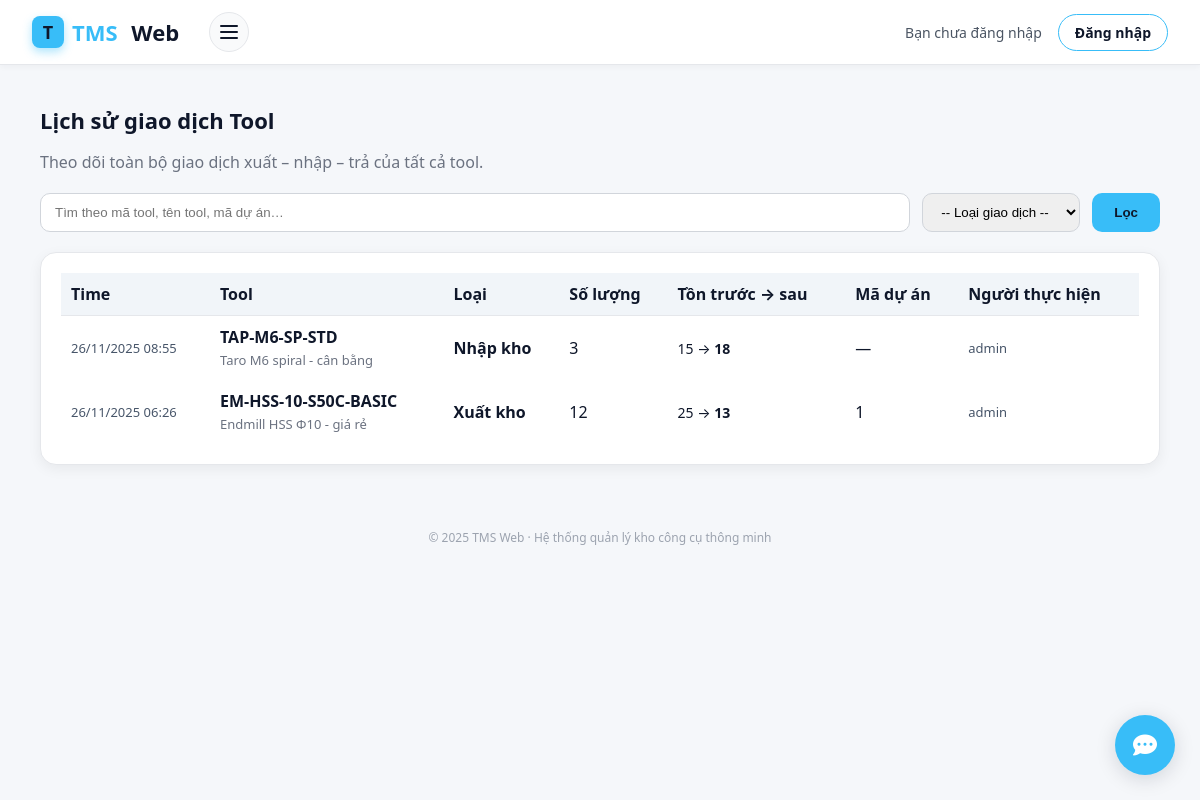
/tool-muontra/history/, run on an earlier commit of the app's database.
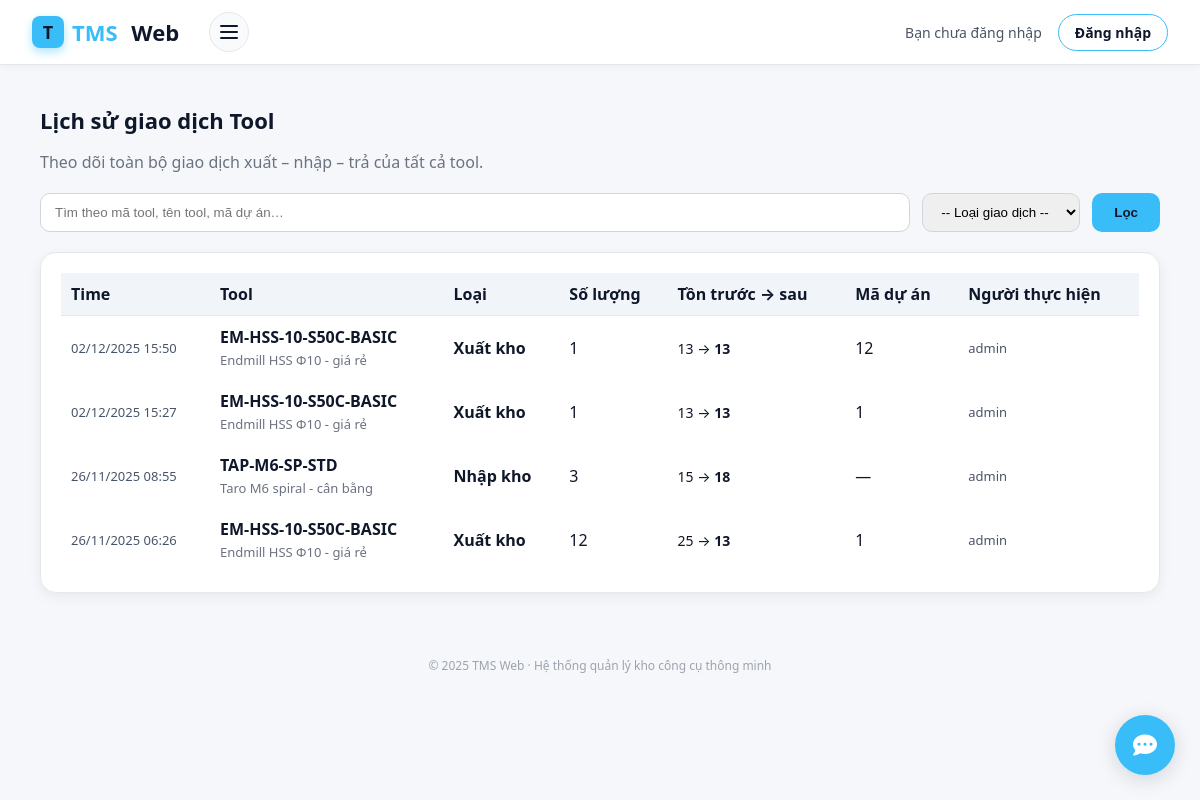
And on a later commit of the database.
### tool_muontra/models.py (models this page shows, shortened)
class ToolTransaction(models.Model):
    EXPORT = "EXPORT"    # Xuất kho (mượn / lấy tool ra)
    IMPORT = "IMPORT"    # Nhập kho (mua mới / bổ sung)
    RETURN = "RETURN"    # Trả lại kho (bỏ tool vào lại)
    LOAI_CHOICES = [
        (EXPORT, "Xuất kho"),
        (IMPORT, "Nhập kho"),
        (RETURN, "Trả lại kho"),
    ]
    TRANG_THAI_CHOICES = [
        ("PENDING", "Đang chờ tủ xử lý"),
        ("SUCCESS", "Thành công"),
        ("FAILED", "Thất bại"),
    ]
    loai = models.CharField(max_length=20, choices=LOAI_CHOICES)
    tool = models.ForeignKey(
        Tool,
        on_delete=models.CASCADE,
        related_name="transactions",
    )
    so_luong = models.PositiveIntegerField()
    ton_truoc = models.PositiveIntegerField()
    ton_sau = models.PositiveIntegerField()
    ma_du_an = models.CharField(max_length=100, blank=True)
    ghi_chu = models.TextField(blank=True)
    nguoi_thuc_hien = models.ForeignKey(
        User,
        null=True,
        on_delete=models.SET_NULL,
        related_name="tool_transactions",
    )
    created_at = models.DateTimeField(auto_now_add=True)
    trang_thai = models.CharField(
        max_length=20,
        choices=TRANG_THAI_CHOICES,
        default="PENDING",
    )
    ly_do_fail = models.CharField(
        max_length=255,
        blank=True,
        default="",
        help_text="Lý do giao dịch thất bại do tủ gửi về.",
    )
    tx_id = models.BigIntegerField(
        null=True,
        blank=True,
        db_index=True,
        help_text="ID giao dịch để map giữa Django và ESP32.",
    )

### tool/models.py (models this page shows, shortened)
class Tool(models.Model):
    LOAI_GIA_CONG_CHOICES = [
        ("DRILL", "Khoan"),
        ("MILL", "Phay"),
        ("TAP", "Taro"),
        ("REAM", "Doa"),
        ("TURN", "Tiện"),
    ]
    NHOM_VL_CHOICES = [
        ("P", "Thép (ISO P)"),
        ("M", "Thép không gỉ (ISO M)"),
        ("K", "Gang (ISO K)"),
        ("N", "Nhôm/kim loại màu (ISO N)"),
        ("S", "Hợp kim chịu nhiệt (ISO S)"),
        ("H", "Thép đã tôi (ISO H)"),
    ]
    ten_tool = models.CharField(
        max_length=200,
        verbose_name="Tên tool"
    )
    ma_tool = models.CharField(
        max_length=50,
        unique=True,
        verbose_name="Mã tool"
    )
    nhom_tool = models.CharField(
        max_length=100,
        verbose_name="Nhóm tool",
        help_text="VD: Mũi khoan, Dao phay, Mũi taro…"
    )
    dong_tool = models.CharField(
        max_length=100,
        blank=True,
        verbose_name="Dòng tool",
        help_text="VD: Drill, Endmill, Tap…"
    )
    nha_san_xuat = models.CharField(
        max_length=100,
        blank=True,
        verbose_name="Nhà sản xuất"
    )
    ma_nha_sx = models.CharField(
        max_length=100,
        blank=True,
        verbose_name="Mã nhà sản xuất"
    )
    tieu_chuan = models.CharField(
        max_length=100,
        blank=True,
        verbose_name="Tiêu chuẩn"
    )
    model = models.CharField(
        max_length=100,
        blank=True,
        verbose_name="Model"
    )
    vat_lieu_phu_hop = models.CharField(
        max_length=200,
        blank=True,
        verbose_name="Vật liệu gia công phù hợp",
        help_text="VD: C45, S50C, SUS304…"
    )
    ghi_chu = models.TextField(
        blank=True,
        verbose_name="Ghi chú thêm"
    )
    duong_kinh = models.DecimalField(
        max_digits=6,
        decimal_places=2,
        null=True,
        blank=True,
        verbose_name="Đường kính làm việc (mm)"
    )
    chieu_dai_lam_viec = models.DecimalField(
        max_digits=6,
        decimal_places=2,
        null=True,
        blank=True,
        verbose_name="Chiều dài làm việc (mm)"
    )
    don_vi_tinh = models.CharField(
        max_length=50,
        blank=True,
        verbose_name="Đơn vị tính",
        help_text="VD: cái, hộp, bộ…"
    )
    tuoi_tho_chuan = models.CharField(
        max_length=100,
        blank=True,
        verbose_name="Tuổi thọ chuẩn",
        help_text="VD: 1500 lỗ / 1 tool"
    )
    loai_gia_cong = models.CharField(
        max_length=50,
        choices=LOAI_GIA_CONG_CHOICES,
        verbose_name="Loại gia công chính",
        null=True,
        blank=True,
        help_text="Khoan / Phay / Taro / Doa / Tiện…"
    )
    duong_kinh_min = models.DecimalField(
        max_digits=6,
        decimal_places=2,
        null=True,
        blank=True,
        verbose_name="ĐK min cho phép (mm)"
    )
    duong_kinh_max = models.DecimalField(
        max_digits=6,
        decimal_places=2,
        null=True,
        blank=True,
        verbose_name="ĐK max cho phép (mm)"
    )
    ty_le_sau_lo_max = models.DecimalField(
        max_digits=4,
        decimal_places=1,
        null=True,
        blank=True,
        verbose_name="Tỷ lệ sâu lỗ max (L/D)"
    )
    nhom_vat_lieu_iso = models.CharField(
        max_length=2,
        choices=NHOM_VL_CHOICES,
        blank=True,
        verbose_name="Nhóm vật liệu ISO"
    )
    do_cung_min = models.PositiveIntegerField(
        null=True,
        blank=True,
        verbose_name="Độ cứng vật liệu min (HRC)"
    )
    do_cung_max = models.PositiveIntegerField(
        null=True,
        blank=True,
        verbose_name="Độ cứng vật liệu max (HRC)"
    )
    may_phu_hop = models.CharField(
        max_length=200,
        blank=True,
        verbose_name="Dòng máy phù hợp",
        help_text="VD: VMC 10.000 rpm, CNC tiện, Máy khoan bàn…"
    )
    can_coolant = models.BooleanField(
        default=False,
        verbose_name="Yêu cầu tưới nguội"
    )
    ton_kho = models.PositiveIntegerField(
        default=0,
        verbose_name="Tồn kho hiện tại"
    )
    muc_canh_bao = models.PositiveIntegerField(
        null=True,
        blank=True,
        verbose_name="Mức cảnh báo tối thiểu"
    )
    tu = models.CharField(
        max_length=100,
        blank=True,
        verbose_name="Tủ / Kệ"
    )
    ngan = models.CharField(
        max_length=100,
        blank=True,
        verbose_name="Ngăn / Khay"
    )
    may_uu_tien = models.CharField(
        max_length=100,
        blank=True,
        verbose_name="Máy / Line ưu tiên"
    )
    ngay_nhap_kho = models.DateField(
        null=True,
        blank=True,
        verbose_name="Ngày nhập kho"
    )
    gia_tri_mua = models.DecimalField(
        max_digits=15,
        decimal_places=0,
        null=True,
        blank=True,
        verbose_name="Giá trị mua (VND/đv)"
    )
    wear_max = models.PositiveIntegerField(
        null=True,
        blank=True,
        verbose_name="Độ mòn tối đa (%)"
    )
    nguong_thay = models.PositiveIntegerField(
        null=True,
        blank=True,
        verbose_name="Ngưỡng cảnh báo thay (%)"
    )
    hrc_tham_chieu = models.PositiveIntegerField(
        null=True,
        blank=True,
        verbose_name="Độ cứng vật liệu tham chiếu (HRC)"
    )
    che_do_cat_khuyen_nghi = models.TextField(
        blank=True,
        verbose_name="Chế độ cắt khuyến nghị"
    )
    ket_luan_fuzzy = models.TextField(
        blank=True,
        verbose_name="Kết luận fuzzy / khuyến nghị"
    )
    diem_gia = models.PositiveSmallIntegerField(
        null=True,
        blank=True,
        verbose_name="Điểm giá (1=rẻ, 5=rất đắt)"
    )
    diem_do_ben = models.PositiveSmallIntegerField(
        null=True,
        blank=True,
        verbose_name="Điểm độ bền (1=thấp, 5=rất bền)"
    )
    diem_on_dinh = models.PositiveSmallIntegerField(
        null=True,
        blank=True,
        verbose_name="Độ ổn định quá trình (1=kém, 5=rất ổn định)"
    )
    diem_chat_luong_be_mat = models.PositiveSmallIntegerField(
        null=True,
        blank=True,
        verbose_name="Chất lượng bề mặt (1=thô, 5=rất đẹp)"
    )
    diem_san_co = models.PositiveSmallIntegerField(
        null=True,
        blank=True,
        verbose_name="Độ sẵn có (1=khó mua, 5=luôn sẵn)"
    )
    diem_uu_tien_dung_truoc = models.PositiveSmallIntegerField(
        null=True,
        blank=True,
        verbose_name="Mức ưu tiên dùng trước (1=ít, 5=ưu tiên cao)"
    )
    created_at = models.DateTimeField(
        auto_now_add=True,
        verbose_name="Thời gian tạo"
    )
    updated_at = models.DateTimeField(
        auto_now=True,
        verbose_name="Thời gian cập nhật"
    )
    class Meta:
        verbose_name = "Tool tiêu hao"
        verbose_name_plural = "Tool tiêu hao"
        ordering = ["ten_tool", "ma_tool"]
        indexes = [
            models.Index(fields=["ma_tool"]),
            models.Index(fields=["nhom_tool", "dong_tool"]),
            models.Index(fields=["loai_gia_cong", "nhom_vat_lieu_iso"]),
        ]

### tool_muontra/views.py (the view, shortened to what this page needs)
# urls.py: path("history/", views.history_tool, name="history_tool"),
def history_tool(request):
    q = request.GET.get("q", "").strip()
    loai = request.GET.get("loai", "").strip()
    transactions = ToolTransaction.objects.select_related("tool", "nguoi_thuc_hien")
    if loai:
        transactions = transactions.filter(loai=loai)
    transactions = transactions.order_by("-created_at")[:500]
    context = {
        "transactions": transactions,
        "q": q,
        "loai": loai,
        "loai_choices": ToolTransaction.LOAI_CHOICES,
    }
    return render(request, "tool_history.html", context)

### templates/tool_history.html (shortened to what this page needs)
{% extends "base.html" %}
{% block content %}
<div style="max-width:1120px;margin:20px auto;">
    <h2 style="font-size:22px;font-weight:700;margin-bottom:6px;">
        Lịch sử giao dịch Tool
    </h2>
    <p style="color:#6b7280;margin-bottom:20px;">
        Theo dõi toàn bộ giao dịch xuất – nhập – trả của tất cả tool.
    </p>
    <form method="get" style="margin-bottom:20px;display:flex;gap:12px;flex-wrap:wrap;">
        <input
            type="text"
            name="q"
            value="{{ q }}"
            placeholder="Tìm theo mã tool, tên tool, mã dự án…"
            style="
                flex:1;min-width:260px;
                padding:10px 14px;
                border-radius:10px;
                border:1px solid #d1d5db;
            "
        />
        <select
            name="loai"
            style="padding:10px 14px;border-radius:10px;border:1px solid #d1d5db;"
        >
            <option value="">-- Loại giao dịch --</option>
        </select>
        <button
            type="submit"
            style="
                background:#38bdf8;
                color:#0f172a;
                padding:10px 22px;
                border-radius:10px;
                font-weight:600;
                border:none;
                cursor:pointer;
            "
        >
            Lọc
        </button>
    </form>
    <div style="
        background:white;
        padding:20px;
        border:1px solid #e5e7eb;
        border-radius:16px;
        box-shadow:0 4px 14px rgba(0,0,0,0.06);
    ">
        <table style="width:100%;border-collapse:collapse;">
            <thead>
                <tr style="background:#f1f5f9;">
                    <th style="padding:10px;border-bottom:1px solid #e5e7eb;text-align:left;">Time</th>
                    <th style="padding:10px;border-bottom:1px solid #e5e7eb;text-align:left;">Tool</th>
                    <th style="padding:10px;border-bottom:1px solid #e5e7eb;text-align:left;">Loại</th>
                    <th style="padding:10px;border-bottom:1px solid #e5e7eb;text-align:left;">Số lượng</th>
                    <th style="padding:10px;border-bottom:1px solid #e5e7eb;text-align:left;">Tồn trước → sau</th>
                    <th style="padding:10px;border-bottom:1px solid #e5e7eb;text-align:left;">Mã dự án</th>
                    <th style="padding:10px;border-bottom:1px solid #e5e7eb;text-align:left;">Người thực hiện</th>
                </tr>
            </thead>
            <tbody>
                {% if transactions %}
                {% for t in transactions %}
                <tr>
                    <td style="padding:10px;font-size:13px;color:#475569;">
                        {{ t.created_at|date:"d/m/Y H:i" }}
                    </td>
                    <td style="padding:10px;">
                        <strong>{{ t.tool.ma_tool }}</strong><br>
                        <span style="color:#6b7280;font-size:13px;">
                            {{ t.tool.ten_tool }}
                        </span>
                    </td>
                    <td style="padding:10px;font-weight:600;">
                        {{ t.get_loai_display }}
                    </td>
                    <td style="padding:10px;">
                        {{ t.so_luong }}
                    </td>
                    <td style="padding:10px;font-size:14px;">
                        {{ t.ton_truoc }} → <strong>{{ t.ton_sau }}</strong>
                    </td>
                    <td style="padding:10px;">
                        {{ t.ma_du_an|default:"—" }}
                    </td>
                    <td style="padding:10px;font-size:13px;color:#475569;">
                        {{ t.nguoi_thuc_hien|default:"—" }}
                    </td>
                </tr>
                {% endfor %}
                {% else %}
                <tr>
                    <td colspan="7" style="padding:16px;text-align:center;color:#94a3b8;">
                        Không có giao dịch nào.
                    </td>
                </tr>
                {% endif %}
            </tbody>
        </table>
    </div>
</div>
{% endblock %}

What changed in the data, as far as the page shows it:
added ToolTransaction: created_at "02/12/2025 15:50", tool.ma_tool "EM-HSS-10-S50C-BASIC", tool.ten_tool "Endmill HSS Φ10 - giá rẻ", loai "Xuất kho", so_luong "1", ton_truoc "13", ton_sau "13", ma_du_an "12", nguoi_thuc_hien "admin"
added ToolTransaction: created_at "02/12/2025 15:27", tool.ma_tool "EM-HSS-10-S50C-BASIC", tool.ten_tool "Endmill HSS Φ10 - giá rẻ", loai "Xuất kho", so_luong "1", ton_truoc "13", ton_sau "13", ma_du_an "1", nguoi_thuc_hien "admin"
